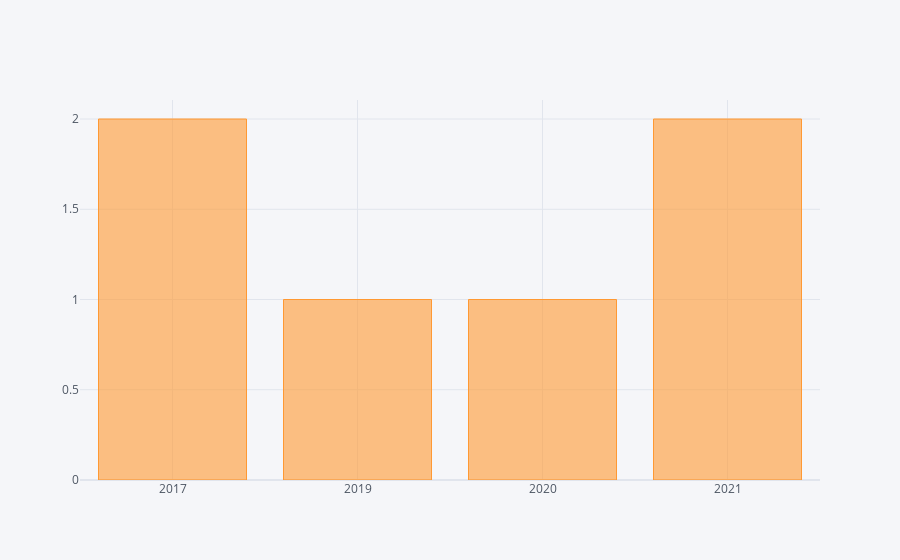

This figure's notebook cell:
### Code cell
# 막대 그래프
df2.iplot('bar')

### Figure 1 — Plotly figure (JSON) as saved in the notebook; plotly's stock layout.template omitted (floating-point values rounded to 4 significant figures)
{"data": [{"marker": {"color": "rgba(255, 153, 51, 0.6)", "line": {"color": "rgba(255, 153, 51, 1.0)", "width": 1}}, "name": "grade", "orientation": "v", "text": "", "type": "bar", "x": ["2017", "2019", "2020", "2021"], "y": [2, 1, 1, 2]}], "layout": {"legend": {"bgcolor": "#F5F6F9", "font": {"color": "#4D5663"}}, "paper_bgcolor": "#F5F6F9", "plot_bgcolor": "#F5F6F9", "title": {"font": {"color": "#4D5663"}}, "xaxis": {"gridcolor": "#E1E5ED", "showgrid": true, "tickfont": {"color": "#4D5663"}, "title": {"font": {"color": "#4D5663"}, "text": ""}, "zerolinecolor": "#E1E5ED"}, "yaxis": {"gridcolor": "#E1E5ED", "showgrid": true, "tickfont": {"color": "#4D5663"}, "title": {"font": {"color": "#4D5663"}, "text": ""}, "zerolinecolor": "#E1E5ED"}}}
